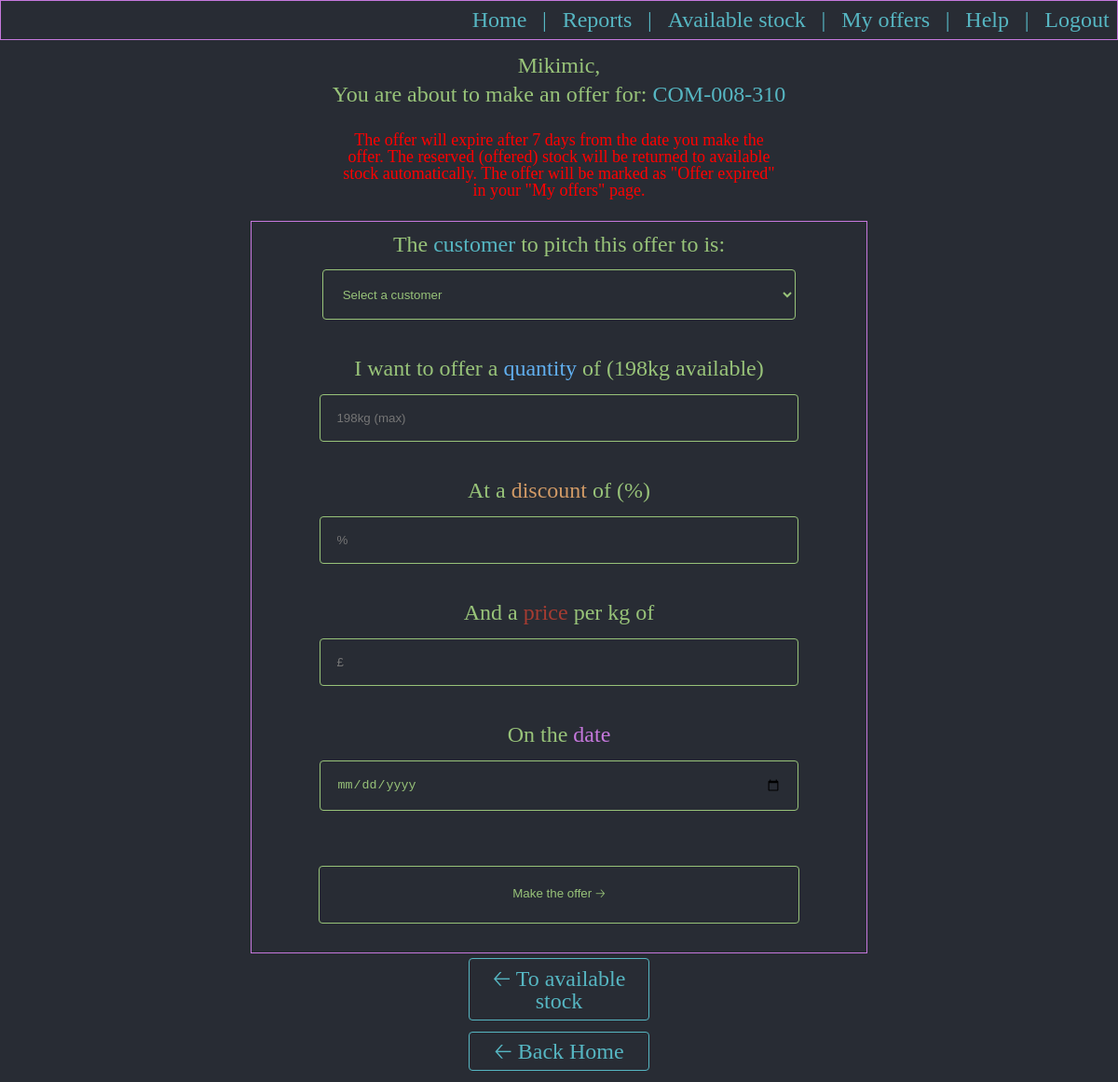
Screenshot of /make_offer/236 (signed in) with the database file from the repository.
### aged/models.py (models this page shows, shortened)
class AvailableStock(models.Model):
    available_product = models.ForeignKey(Products, null=True, blank=True, on_delete=models.RESTRICT)
    stock_location = models.ForeignKey(LocationsForStocks, null=True, blank=True, on_delete=models.RESTRICT)
    expiration_date = models.DateField()
    batch = models.CharField(max_length=100)
    original_quantity_in_kg = models.IntegerField()
    under_offer_quantity_in_kg = models.IntegerField(default=0)
    sold_quantity_in_kg = models.IntegerField(default=0)
    available_quantity_in_kg = models.IntegerField()
    class Meta:
        verbose_name_plural = 'Available stock'

class Products(models.Model):
    cod_material = models.CharField(max_length=100)
    description = models.CharField(max_length=200, null=True, blank=True)
    product_brand = models.ForeignKey(Brands, null=True, blank=True, on_delete=models.SET_NULL)
    product_material_type = models.ForeignKey(MaterialType, null=True, blank=True, on_delete=models.SET_NULL)
    def __str__(self):
        return self.cod_material
    class Meta:
        verbose_name_plural = 'Products'

### aged/views.py (the view, shortened to what this page needs)
# urls.py: path('make_offer/<str:itm_id>', views.make_offer, name='make_offer'),
@login_required
def make_offer(request, itm_id):
    stock_item = AvailableStock.objects.filter(id=itm_id).get()
    customers = Customers.objects.filter(salesperson_owning_account=request.user.id).order_by('customer_name')
    the_specific_stock = AvailableStock.objects.filter(id=itm_id).get()
    if request.method == 'GET':
        return render(request, 'aged/make_offer.html', {'stock_item': stock_item, 'customers': customers})

### aged/templates/aged/make_offer.html (shortened to what this page needs)
{% extends 'aged/base.html' %}
{% load static %}
{% block body %}
<div class="div_menu_no_border" id="mainDiv">
  <p class="p_menu">{{user}}, </p>
  <p class="p_menu">You are about to make an offer for: <span class="table_customer">{{ stock_item.available_product }}</span></p>
  <br>
  <p class="p_notification">The offer will expire after 7 days from the date you make the offer. The reserved (offered) stock will be returned to available stock automatically. The offer will be marked as "Offer expired" in your "My offers" page.</p>
  <br>
  <form class="form_offer" method="post">
    <label class="label_input">The <span class="table_customer">customer</span> to pitch this offer to is:</label>
    <select name="customer" class="input_offer_select" required>
      <option value="" disabled selected>Select a customer</option>
    </select>
    <br>
    <br>
    <label class="label_input">I want to offer a <span class="table_sku">quantity</span> of ({{ stock_item.available_quantity_in_kg }}kg available)</label>
    <input class="input_offer" type="number" name="quantity" min="0" max="{{ stock_item.available_quantity_in_kg }}" step="1" placeholder="{{ stock_item.available_quantity_in_kg }}kg (max)" required>
    <br>
    <br>
    <label class="label_input">At a <span class="table_status_offered">discount</span> of (%)</label>
    <input class="input_offer" type="number" min="0" max="100" step="0.1" name="discount_in_percent" placeholder="%" required>
    <br>
    <br>
    <label class="label_input">And a <span class="table_status_declined">price</span> per kg of</label>
    <input class="input_offer" type="number" name="price" min="0" max="100" step="0.01" placeholder="£" required>
    <br>
    <br>
    <label class="label_input">On the <span class="table_date">date</span></label>
    <br>
    <input class="input_offer" type="date" name="date_of_offer" required>
    <br>
    <br>
    <button class="input_form_submit_offer" name="postOne" type="submit" value="A" id="subBut">Make the offer 🡢</button>
  </form>
  <a class="a_menu" href="{% url 'all_available_stock' %}">🡠 To available stock</a>
  <a class="a_menu" href="{% url 'home' %}">🡠 Back Home</a>
</div>
{% endblock %}

### aged/static/aged/css/home.css (style rules this page uses)
html, body, div, span, applet, object, iframe, h1, h2, h3, h4, h5, h6, p, blockquote, pre, a, abbr, acronym, address, big, cite, code, del, dfn, em, img, ins, kbd, q, s, samp, small, strike, strong, sub, sup, tt, var, b, u, i, center, dl, dt, dd, ol, ul, li, fieldset, form, label, legend, table, caption, tbody, tfoot, thead, tr, th, td, article, aside, canvas, details, embed, figure, figcaption, footer, header, hgroup, menu, nav, output, ruby, section, summary, time, mark, audio, video { margin: 0; padding: 0; border: 0; font-size: 100%; font: inherit; vertical-align: baseline; }
body { line-height: 1; }
body { background-color: #282c34; height: 100vh; display: flex; flex-direction: column; justify-content: space-between; font-size: 150%; }
p, pre { color: #98c379 }
.div_menu, .div_menu_no_border { display: flex; flex-direction: column; text-align: center; align-items: center; margin: 0.5%; padding: 0.5%; }
.p_menu { width: 50%; margin: 0.3%; }
.a_menu { width: 15%; margin: 0.5%; padding: 0.7%; color: #56b6c2; border: solid 0.5px #56b6c2; border-radius: 4px; text-decoration: none; transition: 0.5s ease; }
.table_status_offered { color: #d19a66; }
.table_status_declined { color: #a63c32; }
.table_customer { color: #56b6c2; }
.table_sku { color: #61afef }
.table_date { color: #c678dd }
.form_offer { border: solid #c678dd 0.5px; padding: 1%; text-align: center; }
.label_input { color: #98c379; }
.input_offer, .input_offer_select, #searchBar { background: none; color: #98c379; border: solid 0.5px #98c379; border-radius: 4px; width: 75%; margin: 2.5%; padding: 2.7%; }
.input_offer_select { width: 80%; }
.input_form_submit,.input_form_submit_offer { width: 99%; margin-top: 3%; margin-bottom: 3%; padding: 3%; color: #98c379; border: solid 0.5px #98c379; border-radius: 4px; text-decoration: none; transition: 0.5s ease; background: none; }
.input_form_submit_offer { width: 81%; }
.p_notification { color:red; width:40%; font-size: 75%; }

### rows the page displays
AvailableStock: available_product "COM-008-310", available_quantity_in_kg "198", quantity "198kg (max)"

### other values shown
{{ user }} "Mikimic"
